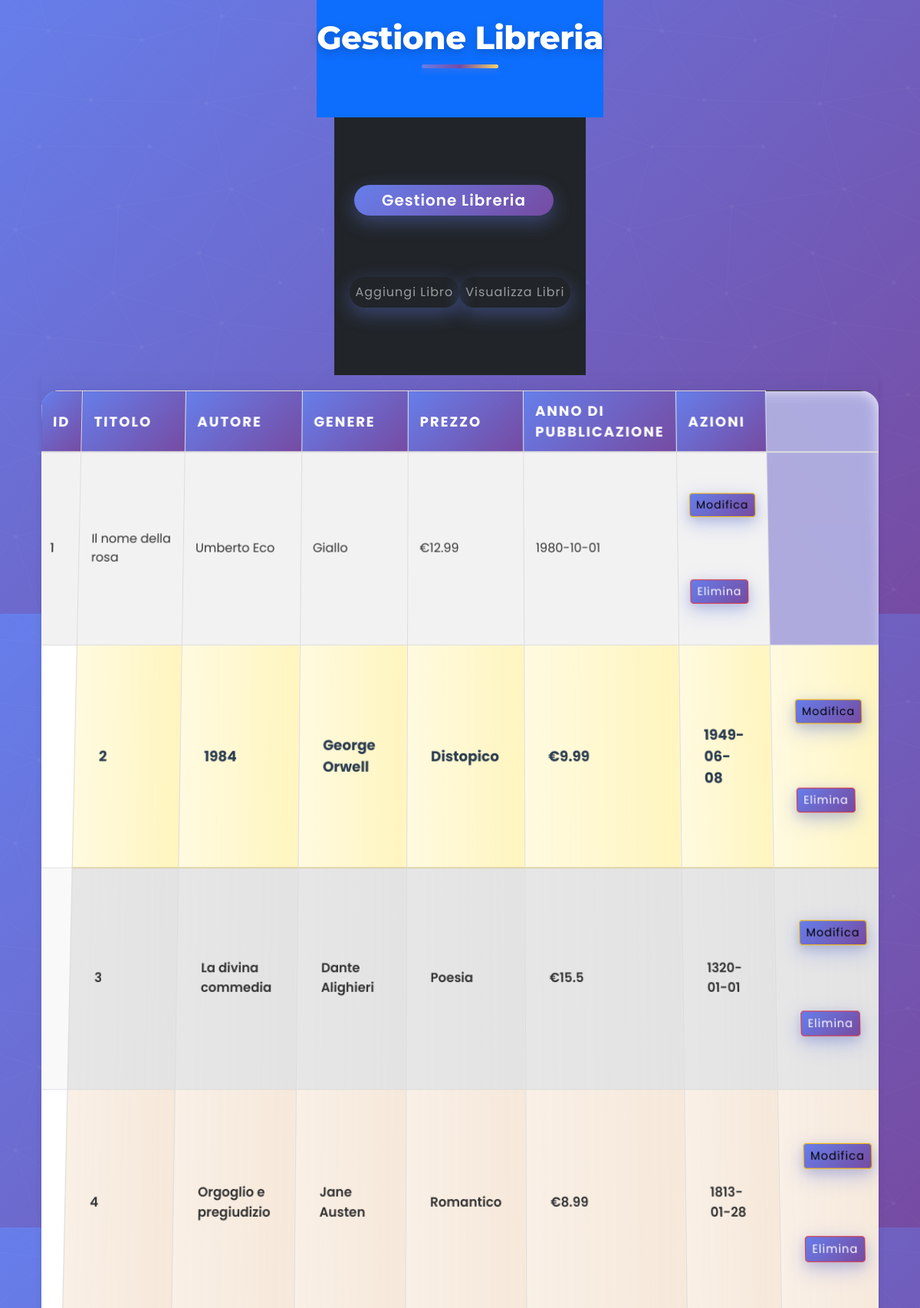
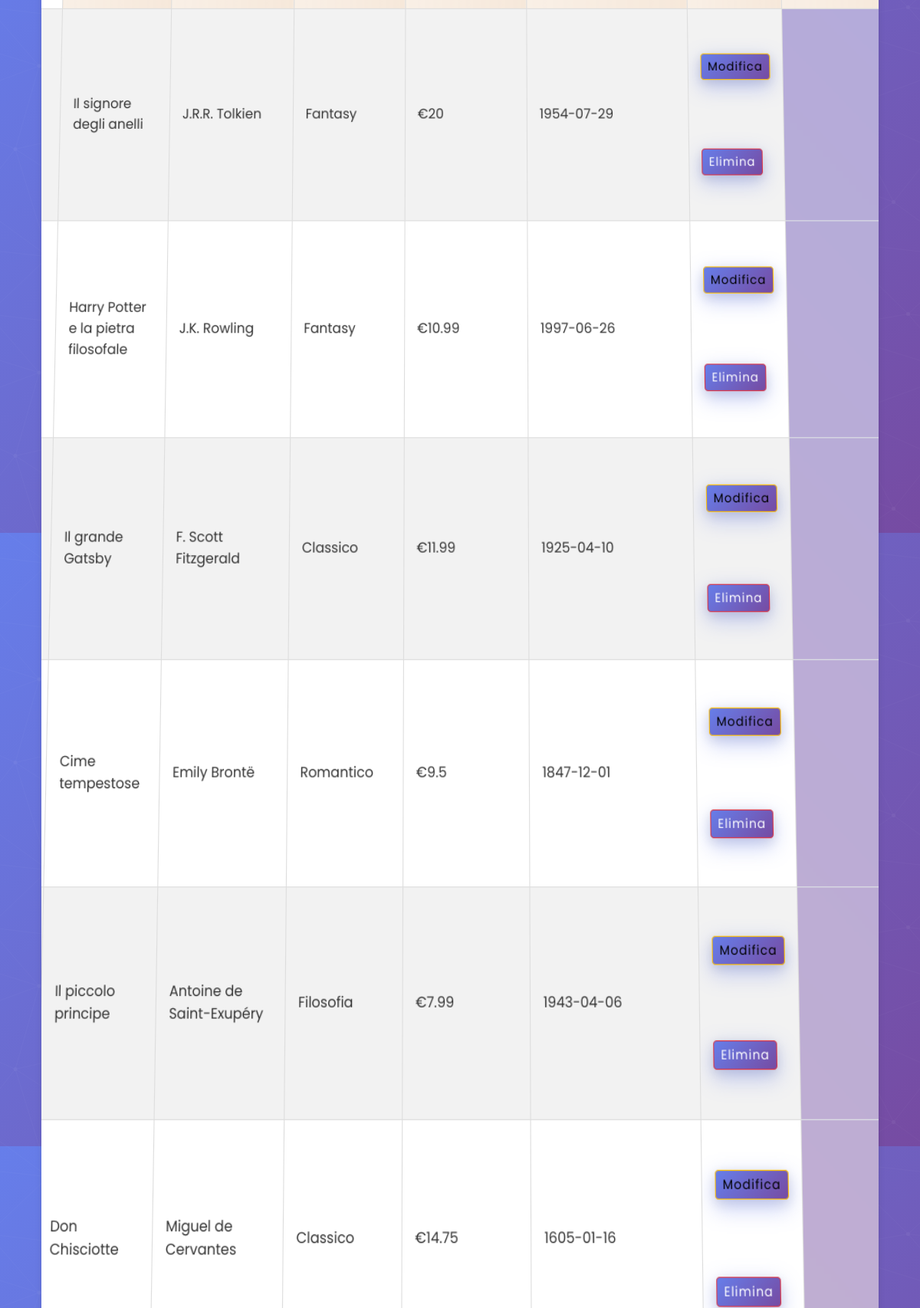
/libreria/read.php (upper part), run on the app's committed database (2 pictures, top to bottom).
### tables this page shows
CREATE TABLE libri (
    ID INT PRIMARY KEY AUTO_INCREMENT,
    titolo VARCHAR(100) NOT NULL,
    autore_ID INT NOT NULL,
    genere_ID INT NOT NULL,
    prezzo DOUBLE NOT NULL CHECK(prezzo > 0),
    anno_pubblicazione DATE NOT NULL,
    FOREIGN KEY (autore_ID) REFERENCES autori(ID) ON DELETE CASCADE,
    FOREIGN KEY (genere_ID) REFERENCES generi(ID) ON DELETE CASCADE
);

CREATE TABLE autori (
    ID INT PRIMARY KEY AUTO_INCREMENT,
    nome VARCHAR(100) NOT NULL UNIQUE
);

CREATE TABLE generi (
    ID INT PRIMARY KEY AUTO_INCREMENT,
    nome VARCHAR(50) NOT NULL UNIQUE
);

### libreria/read.php (the view)
<?php include 'php/header.php'; ?>
<?php include "php/db.php"; ?>
<?php
try {
    $query = "SELECT libri.ID, libri.titolo, autori.nome AS autore, generi.nome AS genere,
                 libri.prezzo, libri.anno_pubblicazione
          FROM libri
          JOIN autori ON libri.autore_ID = autori.ID
          JOIN generi ON libri.genere_ID = generi.ID
          ORDER BY libri.ID ASC";
    $stmt = $pdo->prepare($query);
    $stmt->execute();
    $result = $stmt->fetchAll(PDO::FETCH_ASSOC);
    echo "<link rel='stylesheet' href='css/read.css'>";
    echo "<div class='table-responsive'>
            <table class='table table-striped table-hover table-bordered'>
                <thead class='table-dark'>
                    <tr>
                        <th>ID</th>
                        <th>Titolo</th>
                        <th>Autore</th>
                        <th>Genere</th>
                        <th>Prezzo</th>
                        <th>Anno di Pubblicazione</th>
                        <th>Azioni</th>
                    </tr>
                </thead>
                <tbody>";
    foreach ($result as $row) {
        echo "<tr>
                <td>{$row['ID']}</td>
                <td>{$row['titolo']}</td>
                <td>{$row['autore']}</td>
                <td>{$row['genere']}</td>
                <td>€{$row['prezzo']}</td>
                <td>{$row['anno_pubblicazione']}</td>
                <td>
                    <a href='update.php?id={$row['ID']}' class='btn btn-warning btn-sm'>Modifica</a>
                    <a href='delete.php?id={$row['ID']}' class='btn btn-danger btn-sm' onclick='return confirm(\"Sei sicuro di voler eliminare questo libro?\")'>Elimina</a>
                </td>
              </tr>";
    }
    echo "</tbody>
          </table>
        </div>";
} catch (PDOException $e) {
    echo "Errore: " . $e->getMessage();
}
?>
<?php include 'php/footer.php'; ?>

### LeCittaDelTurista/LeCittaDelTurista/style.css (style rules this page uses)
body { margin: 0; padding: 0; min-height: 100vh; font-family: 'Poppins', sans-serif; background: linear-gradient(135deg, #667eea 0%, #764ba2 100%); display: flex; flex-direction: column; align-items: center; justify-content: center; color: #2d3436; position: relative; overflow-x: hidden; }
body::before { content: ''; position: absolute; width: 100%; height: 100%; top: 0; left: 0; opacity: 0.05; z-index: -1; }
table { width: 85%; max-width: 900px; margin: 30px auto; border-collapse: separate; border-spacing: 0; background-color: rgba(255, 255, 255, 0.98); box-shadow: 0 30px 60px rgba(0, 0, 0, 0.2), 0 15px 25px rgba(0, 0, 0, 0.1), 0 40px 80px rgba(103, 151, 255, 0.15); border-radius: 24px; overflow: hidden; transform: perspective(1200px) rotateX(3deg); transform-origin: top center; animation: tableAppear 1s cubic-bezier(0.215, 0.61, 0.355, 1) forwards; position: relative; }
table::after { content: ''; position: absolute; top: -3px; left: -3px; right: -3px; bottom: -3px; background: linear-gradient(45deg, #667eea, #764ba2, #f6d365, #fda085, #667eea); background-size: 400% 400%; z-index: -1; border-radius: 27px; animation: glowingBorder 10s linear infinite; opacity: 0.7; filter: blur(10px); }
th { padding: 25px 30px; text-align: center; background: linear-gradient(135deg, #667eea 0%, #764ba2 100%); color: white; font-weight: 700; letter-spacing: 2px; text-transform: uppercase; position: relative; overflow: hidden; font-size: 18px; box-shadow: 0 5px 20px rgba(0, 0, 0, 0.15); }
th:after { content: ''; position: absolute; top: 0; left: 0; width: 150%; height: 100%; background: linear-gradient(90deg, transparent, rgba(255, 255, 255, 0.3), transparent); transform: translateX(-100%); animation: tableHeaderShine 4s infinite; }
td { padding: 22px 30px; text-align: center; border-bottom: 1px solid rgba(236, 240, 241, 0.7); transition: all 0.4s cubic-bezier(0.215, 0.61, 0.355, 1); position: relative; overflow: hidden; font-size: 16px; }
tr { transition: all 0.4s cubic-bezier(0.215, 0.61, 0.355, 1); position: relative; }
tr:nth-child(2) { position: relative; z-index: 2; }
tr:nth-child(2) td { background: linear-gradient(to right, rgba(255, 215, 0, 0.12), rgba(255, 215, 0, 0.25)); font-weight: 700; color: #2c3e50; font-size: 18px; position: relative; border-bottom: 1px solid rgba(255, 215, 0, 0.4); padding: 28px 30px; }
tr:nth-child(2):before { content: '🏆'; position: absolute; left: -45px; top: 50%; transform: translateY(-50%); font-size: 30px; z-index: 10; animation: trophyWiggle 3s ease-in-out infinite; text-shadow: 0 5px 15px rgba(0, 0, 0, 0.2); }
tr:nth-child(3) td { background: linear-gradient(to right, rgba(192, 192, 192, 0.12), rgba(192, 192, 192, 0.18)); font-weight: 600; padding: 24px 30px; }
tr:nth-child(3):before { content: '🥈'; position: absolute; left: -45px; top: 50%; transform: translateY(-50%); font-size: 26px; z-index: 10; opacity: 0.9; }
tr:nth-child(4) td { background: linear-gradient(to right, rgba(205, 127, 50, 0.12), rgba(205, 127, 50, 0.18)); font-weight: 600; padding: 24px 30px; }
tr:nth-child(4):before { content: '🥉'; position: absolute; left: -45px; top: 50%; transform: translateY(-50%); font-size: 26px; z-index: 10; opacity: 0.9; }
tr:nth-child(even) { background-color: rgba(249, 250, 251, 0.8); }
td:first-child { font-weight: 500; text-align: left; padding-left: 35px; }
td:last-child { font-weight: 600; color: #667eea; font-size: 20px; }
a { display: inline-block; margin: 40px 0; padding: 16px 36px; background: linear-gradient(135deg, #667eea 0%, #764ba2 100%); color: white; text-decoration: none; border-radius: 50px; font-weight: 600; letter-spacing: 1px; transition: all 0.5s cubic-bezier(0.215, 0.61, 0.355, 1); box-shadow: 0 8px 25px rgba(103, 126, 234, 0.4), 0 4px 12px rgba(0, 0, 0, 0.1); position: relative; overflow: hidden; z-index: 1; font-size: 17px; }
a:before { content: ''; position: absolute; top: 0; left: 0; width: 100%; height: 100%; background: linear-gradient(135deg, #764ba2 0%, #667eea 100%); z-index: -1; transition: transform 0.8s cubic-bezier(0.8, 0, 0.2, 1); transform: scaleX(0); transform-origin: right; }

### data on the page
libri: ID "1", titolo "Il nome della rosa", autore_ID.nome "Umberto Eco", genere_ID.nome "Giallo", prezzo "12.99", anno_pubblicazione "1980-10-01"
libri: ID "2", titolo "1984", autore_ID.nome "George Orwell", genere_ID.nome "Distopico", prezzo "9.99", anno_pubblicazione "1949-06-08"
libri: ID "3", titolo "La divina commedia", autore_ID.nome "Dante Alighieri", genere_ID.nome "Poesia", prezzo "15.5", anno_pubblicazione "1320-01-01"
libri: ID "4", titolo "Orgoglio e pregiudizio", autore_ID.nome "Jane Austen", genere_ID.nome "Romantico", prezzo "8.99", anno_pubblicazione "1813-01-28"
libri: titolo "Il signore degli anelli", autore_ID.nome "J.R.R. Tolkien", genere_ID.nome "Fantasy", prezzo "20", anno_pubblicazione "1954-07-29"
libri: titolo "Harry Potter e la pietra filosofale", autore_ID.nome "J.K. Rowling", genere_ID.nome "Fantasy", prezzo "10.99", anno_pubblicazione "1997-06-26"
libri: titolo "Il grande Gatsby", autore_ID.nome "F. Scott Fitzgerald", genere_ID.nome "Classico", prezzo "11.99", anno_pubblicazione "1925-04-10"
libri: titolo "Cime tempestose", autore_ID.nome "Emily Brontë", genere_ID.nome "Romantico", prezzo "9.5", anno_pubblicazione "1847-12-01"
libri: titolo "Il piccolo principe", autore_ID.nome "Antoine de Saint-Exupéry", genere_ID.nome "Filosofia", prezzo "7.99", anno_pubblicazione "1943-04-06"
libri: titolo "Don Chisciotte", autore_ID.nome "Miguel de Cervantes", genere_ID.nome "Classico", prezzo "14.75", anno_pubblicazione "1605-01-16"
